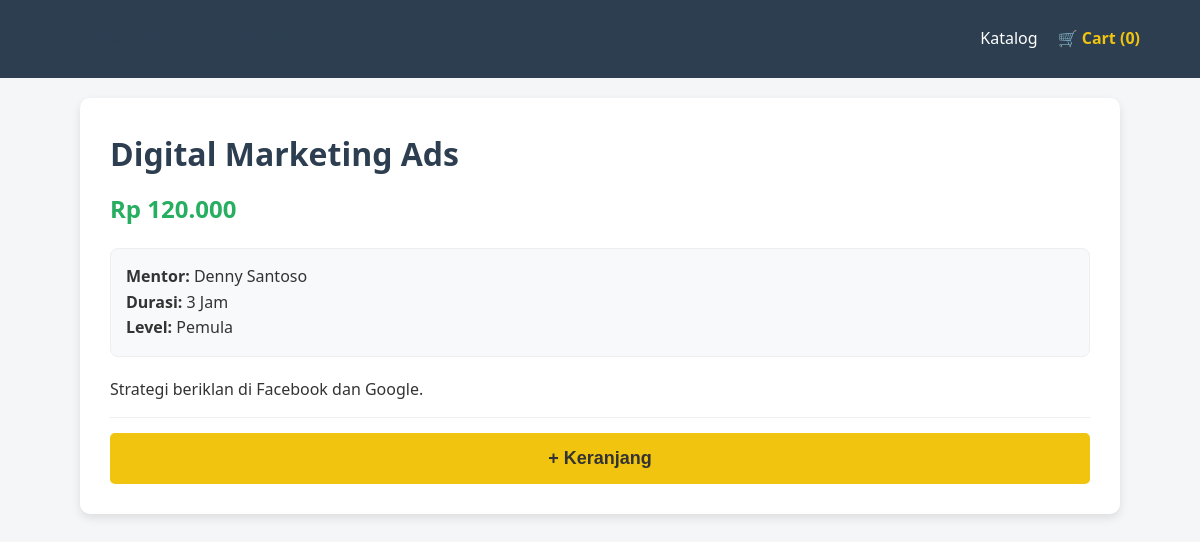
Page /course_detail.php?id=5 on the committed database.
### tables this page shows
CREATE TABLE `courses` (
  `id` int(11) NOT NULL,
  `title` varchar(100) NOT NULL,
  `description` text NOT NULL,
  `price` decimal(10,2) DEFAULT 0.00,
  `mentor` varchar(100) DEFAULT 'Tim E-Learning',
  `duration` varchar(50) DEFAULT '1 Jam',
  `level` enum('Pemula','Menengah','Mahir') DEFAULT 'Pemula'
);

### course_detail.php (the view, shortened to what this page needs)
<?php
include 'db.php';
$cid = $_GET['id']; $uid = isset($_SESSION['user_id'])?$_SESSION['user_id']:null;
$stmt=$conn->prepare("SELECT * FROM courses WHERE id=?"); $stmt->bind_param("i",$cid); $stmt->execute(); $c=$stmt->get_result()->fetch_assoc();
$enrolled=false;
$incart = (isset($_SESSION['cart']) && in_array($cid, $_SESSION['cart']));
?>
<!DOCTYPE html>
<html>
<head><title><?php echo htmlspecialchars($c['title']); ?></title><link rel="stylesheet" href="style.css"></head>
<body>
    <nav>
        <h2>E-Learning Academy</h2>
        <ul>
            <li><a href="courses.php">Katalog</a></li>
            <li><a href="cart.php" class="text-yellow font-bold">🛒 Cart (<?php echo isset($_SESSION['cart'])?count($_SESSION['cart']):0; ?>)</a></li>
        </ul>
    </nav>
    <div class="container mt-30">
        <div class="detail-card">
            <div class="w-100">
                <h1><?php echo htmlspecialchars($c['title']); ?></h1>
                <h2 class="text-green mt-10">Rp <?php echo number_format($c['price'],0,',','.'); ?></h2>
                <div class="meta-info">
                    <p><strong>Mentor:</strong> <?php echo htmlspecialchars($c['mentor']); ?></p>
                    <p><strong>Durasi:</strong> <?php echo htmlspecialchars($c['duration']); ?></p>
                    <p><strong>Level:</strong> <?php echo htmlspecialchars($c['level']); ?></p>
                </div>
                <p><?php echo nl2br(htmlspecialchars($c['description'])); ?></p>
                <hr class="separator">
                <?php if($enrolled): ?>
                    <div class="success-msg">✅ Anda sudah memiliki kelas ini.</div>
                    <a href="my_courses.php" class="btn bg-green">Lanjut Belajar</a>
                <?php elseif($incart): ?>
                    <div class="info-msg">🛒 Sudah di keranjang.</div>
                    <a href="cart.php" class="btn">Lihat Cart</a>
                <?php else: ?>
                    <form action="cart.php" method="POST">
                        <button type="submit" name="add_to_cart" class="btn btn-large bg-yellow text-dark">+ Keranjang</button>
                    </form>
                <?php endif; ?>
            </div>
        </div>
    </div>
</body>
</html>

### style.css (style rules this page uses)
* { box-sizing: border-box; margin: 0; padding: 0; }
body { font-family: 'Segoe UI', sans-serif; background-color: #f4f6f8; color: #333; line-height: 1.6; padding-bottom: 50px; }
a { text-decoration: none; color: inherit; transition: 0.3s; }
ul { list-style: none; }
h1, h2, h3 { color: #2c3e50; margin-bottom: 10px; }
.text-yellow { color: #f1c40f !important; }
.text-green { color: #27ae60 !important; }
.text-dark { color: #333 !important; }
.bg-yellow { background-color: #f1c40f !important; color: #333 !important; }
.font-bold { font-weight: bold; }
.mt-10 { margin-top: 10px; }
.mt-30 { margin-top: 30px; }
.w-100 { width: 100%; }
nav { background-color: #2c3e50; color: white; padding: 15px 5%; display: flex; justify-content: space-between; align-items: center; position: sticky; top: 0; z-index: 1000; }
nav ul { display: flex; gap: 20px; align-items: center; }
.btn { display: inline-block; padding: 10px 20px; background-color: #3498db; color: white; border: none; border-radius: 5px; cursor: pointer; font-size: 16px; font-weight: bold; text-align: center; }
.btn-large { width: 100%; padding: 15px; font-size: 18px; }
.container { width: 90%; max-width: 1200px; margin: auto; padding: 20px; }
.separator { margin: 15px 0; border: 0; border-top: 1px solid #eee; }
.detail-card { background: white; padding: 30px; border-radius: 10px; box-shadow: 0 4px 10px rgba(0,0,0,0.1); }
.meta-info { background: #f8f9fa; padding: 15px; border-radius: 8px; margin: 20px 0; border: 1px solid #eee; }

### rows in the picture
courses: title "Digital Marketing Ads", price "120.000", mentor "Denny Santoso", duration "3 Jam", level "Pemula", description "Strategi beriklan di Facebook dan Google."
